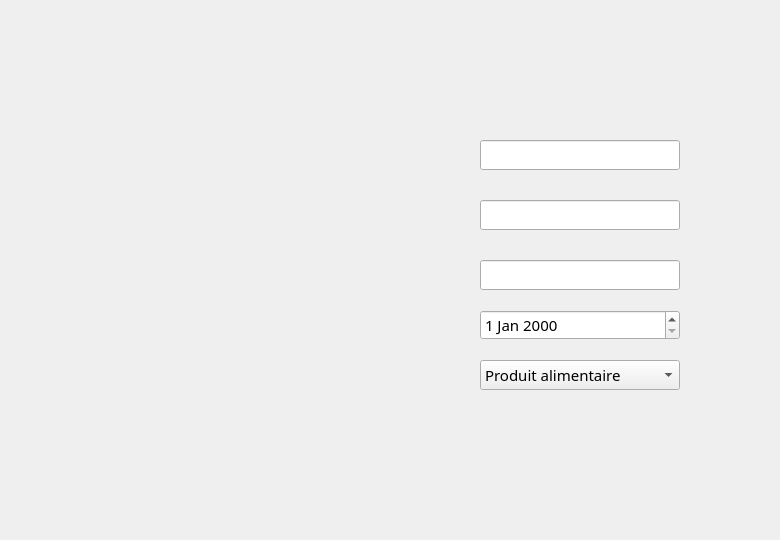
    <widget class="QWidget" name="page_12">
     <widget class="QPushButton" name="pushButton_16">
      <property name="geometry">
       <rect>
        <x>520</x>
        <y>440</y>
        <width>181</width>
        <height>30</height>
       </rect>
      </property>
      <property name="maximumSize">
       <size>
        <width>200</width>
        <height>30</height>
       </size>
      </property>
      <property name="font">
       <font>
        <family>Palatino Linotype</family>
        <pointsize>11</pointsize>
        <weight>75</weight>
        <italic>true</italic>
        <bold>true</bold>
       </font>
      </property>
      <property name="styleSheet">
       <string notr="true">background-color: qconicalgradient(cx:0.5, cy:0.5, angle:0, stop:0 rgba(12, 96, 166, 255), stop:0.16 rgba(22, 130, 136, 255), stop:0.225 rgba(41, 136, 166, 255), stop:0.285 rgba(74, 192, 204, 255), stop:0.345 rgba(102, 218, 235, 255), stop:0.415 rgba(135, 245, 215, 255), stop:0.52 rgba(76, 183, 209, 255), stop:0.57 rgba(51, 160, 187, 255), stop:0.635 rgba(42, 168, 166, 255), stop:0.695 rgba(68, 161, 202, 255), stop:0.748744 rgba(86, 129, 218, 255), stop:0.815 rgba(73, 107, 208, 255), stop:0.88 rgba(51, 90, 187, 255), stop:0.935 rgba(26, 103, 137, 255), stop:1 rgba(10, 92, 142, 255));</string>
      </property>
      <property name="text">
       <string/>
      </property>
      <property name="flat">
       <bool>true</bool>
      </property>
     </widget>
     <widget class="QPushButton" name="pushButton_15">
      <property name="geometry">
       <rect>
        <x>310</x>
        <y>440</y>
        <width>171</width>
        <height>30</height>
       </rect>
      </property>
      <property name="maximumSize">
       <size>
        <width>200</width>
        <height>30</height>
       </size>
      </property>
      <property name="font">
       <font>
        <family>Palatino Linotype</family>
        <pointsize>11</pointsize>
        <weight>75</weight>
        <italic>true</italic>
        <bold>true</bold>
       </font>
      </property>
      <property name="styleSheet">
       <string notr="true">background-color: qradialgradient(spread:pad, cx:0.5, cy:0.5, radius:0.5, fx:0.5, fy:0.5, stop:0.482412 rgba(255, 255, 255, 255), stop:1 rgba(0, 0, 0, 255));</string>
      </property>
      <property name="text">
       <string/>
      </property>
      <property name="flat">
       <bool>true</bool>
      </property>
     </widget>
     <widget class="QComboBox" name="modiftype">
      <property name="geometry">
       <rect>
        <x>480</x>
        <y>360</y>
        <width>200</width>
        <height>30</height>
       </rect>
      </property>
      <property name="maximumSize">
       <size>
        <width>200</width>
        <height>30</height>
       </size>
      </property>
      <property name="font">
       <font>
        <family>Javanese Text</family>
        <pointsize>11</pointsize>
        <weight>50</weight>
        <italic>false</italic>
        <bold>false</bold>
       </font>
      </property>
      <item>
       <property name="text">
        <string>Produit alimentaire</string>
       </property>
      </item>
      <item>
       <property name="text">
        <string>Drogue</string>
       </property>
      </item>
      <item>
       <property name="text">
        <string>Medicaments</string>
       </property>
      </item>
      <item>
       <property name="text">
        <string>Produit fragile</string>
       </property>
      </item>
      <item>
       <property name="text">
        <string>Vetement</string>
       </property>
      </item>
      <item>
       <property name="text">
        <string>Objet </string>
       </property>
      </item>
     </widget>
     <widget class="QDateEdit" name="modifdatec">
      <property name="geometry">
       <rect>
        <x>480</x>
        <y>310</y>
        <width>200</width>
        <height>30</height>
       </rect>
      </property>
      <property name="maximumSize">
       <size>
        <width>200</width>
        <height>30</height>
       </size>
      </property>
      <property name="font">
       <font>
        <family>Javanese Text</family>
        <pointsize>11</pointsize>
        <weight>50</weight>
        <italic>false</italic>
        <bold>false</bold>
       </font>
      </property>
     </widget>
     <widget class="QLineEdit" name="modifville">
      <property name="geometry">
       <rect>
        <x>480</x>
        <y>260</y>
        <width>200</width>
        <height>30</height>
       </rect>
      </property>
      <property name="maximumSize">
       <size>
        <width>200</width>
        <height>30</height>
       </size>
      </property>
      <property name="font">
       <font>
        <family>Javanese Text</family>
        <pointsize>11</pointsize>
        <weight>50</weight>
        <italic>false</italic>
        <bold>false</bold>
       </font>
      </property>
     </widget>
     <widget class="QLineEdit" name="modifpays">
      <property name="geometry">
       <rect>
        <x>480</x>
        <y>200</y>
        <width>200</width>
        <height>30</height>
       </rect>
      </property>
      <property name="maximumSize">
       <size>
        <width>200</width>
        <height>30</height>
       </size>
      </property>
      <property name="font">
       <font>
        <family>Javanese Text</family>
        <pointsize>11</pointsize>
        <weight>50</weight>
        <italic>false</italic>
        <bold>false</bold>
       </font>
      </property>
     </widget>
     <widget class="QLineEdit" name="modifcode">
      <property name="geometry">
       <rect>
        <x>480</x>
        <y>140</y>
        <width>200</width>
        <height>30</height>
       </rect>
      </property>
      <property name="maximumSize">
       <size>
        <width>200</width>
        <height>30</height>
       </size>
      </property>
      <property name="font">
       <font>
        <family>Javanese Text</family>
        <pointsize>11</pointsize>
        <weight>50</weight>
        <italic>false</italic>
        <bold>false</bold>
       </font>
      </property>
     </widget>
     <widget class="QLabel" name="label_7">
      <property name="geometry">
       <rect>
        <x>230</x>
        <y>20</y>
        <width>541</width>
        <height>511</height>
       </rect>
      </property>
      <property name="font">
       <font>
        <family>Javanese Text</family>
        <weight>50</weight>
        <italic>false</italic>
        <bold>false</bold>
       </font>
      </property>
      <property name="text">
       <string/>
      </property>
      <property name="pixmap">
       <pixmap>../Nouveau dossier/Modifier colis.png</pixmap>
      </property>
      <property name="scaledContents">
       <bool>true</bool>
      </property>
     </widget>
     <zorder>label_7</zorder>
     <zorder>modifcode</zorder>
     <zorder>modifpays</zorder>
     <zorder>modifville</zorder>
     <zorder>modifdatec</zorder>
     <zorder>modiftype</zorder>
     <zorder>pushButton_15</zorder>
     <zorder>pushButton_16</zorder>
    </widget>
